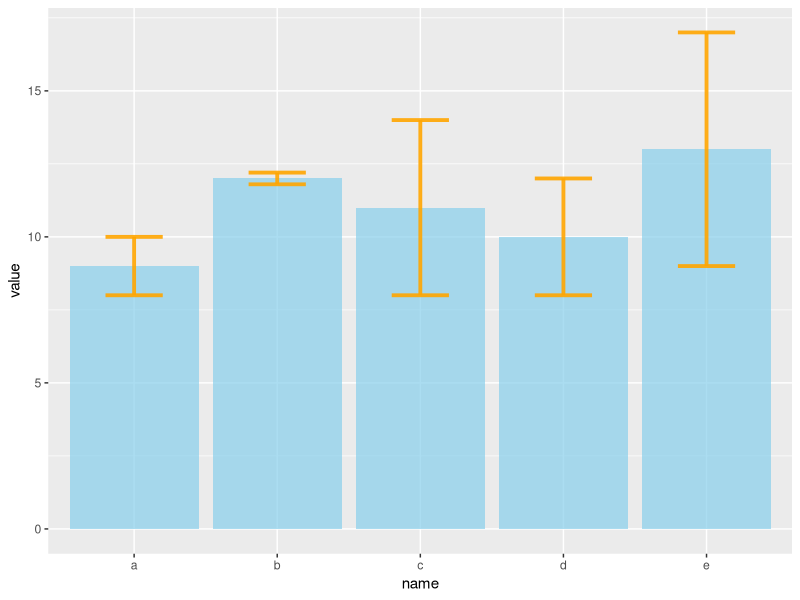
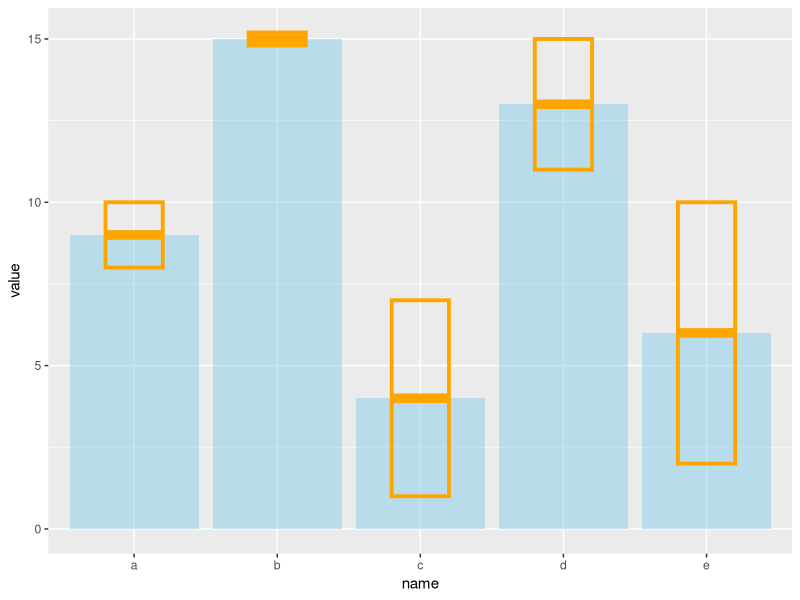
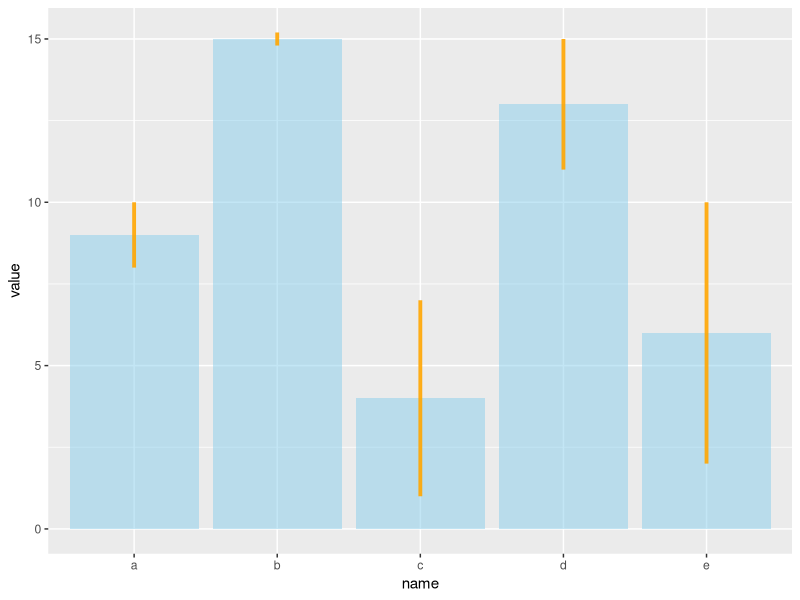
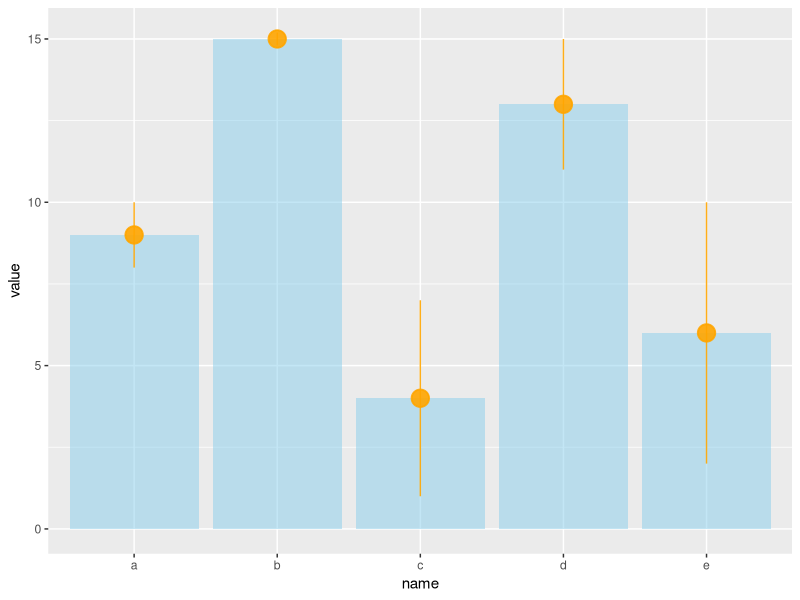
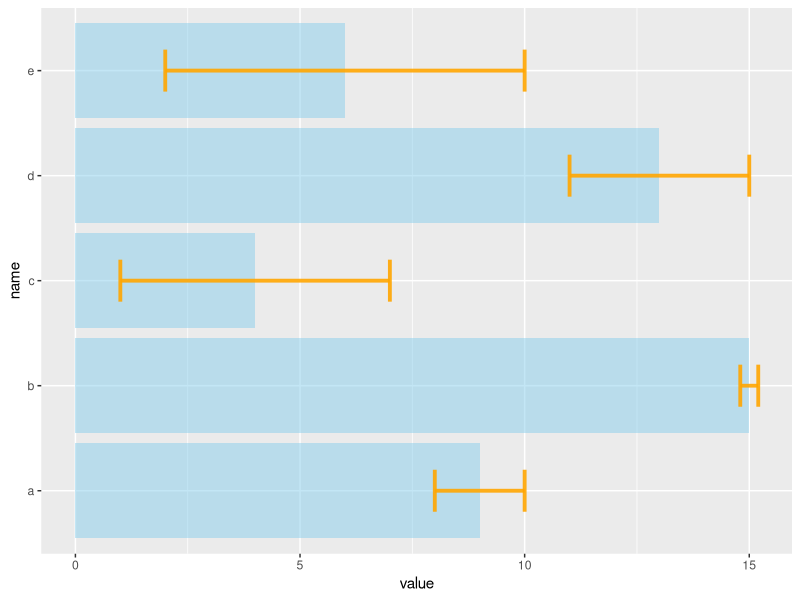
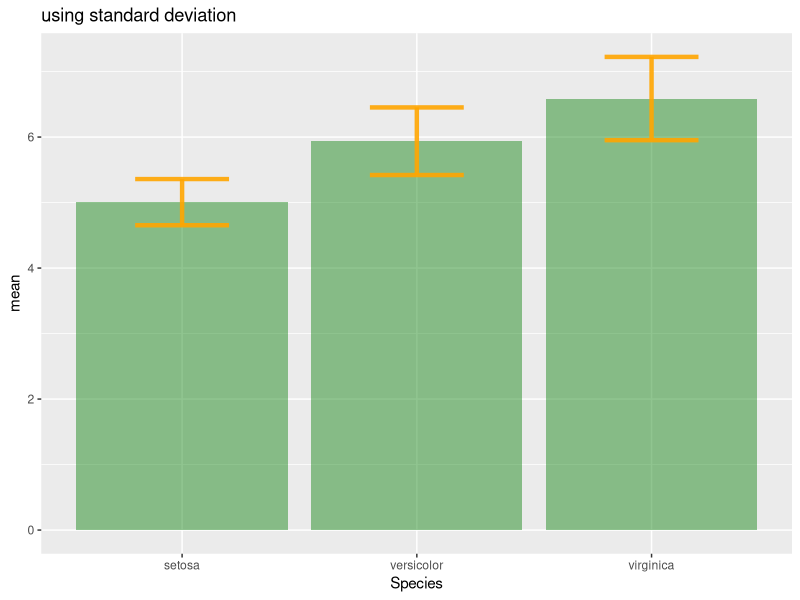
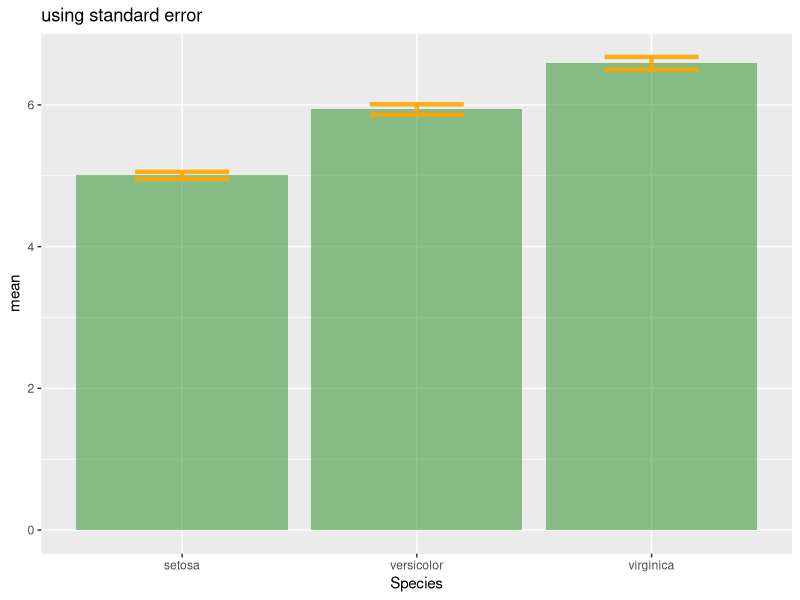
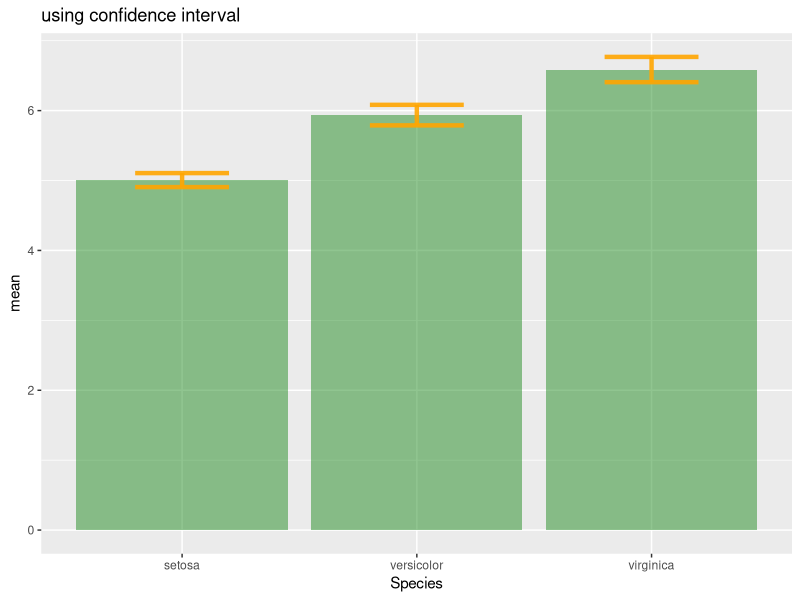

The R script that drew these images, in order: (Note: this script raises an error after producing the figures.)
## ---- chunk 1
knitr::opts_chunk$set( warning=FALSE, message=FALSE)
## ---- chunk 2
# Load ggplot2
library(ggplot2)

# create dummy data
data <- data.frame(
  name=letters[1:5],
  value=sample(seq(4,15),5),
  sd=c(1,0.2,3,2,4)
)
 
# Most basic error bar
ggplot(data) +
    geom_bar( aes(x=name, y=value), stat="identity", fill="skyblue", alpha=0.7) +
    geom_errorbar( aes(x=name, ymin=value-sd, ymax=value+sd), width=0.4, colour="orange", alpha=0.9, size=1.3)
 
## ---- chunk 3
# Load ggplot2
library(ggplot2)

# create dummy data
data <- data.frame(
  name=letters[1:5],
  value=sample(seq(4,15),5),
  sd=c(1,0.2,3,2,4)
)

# rectangle
ggplot(data) +
  geom_bar( aes(x=name, y=value), stat="identity", fill="skyblue", alpha=0.5) +
  geom_crossbar( aes(x=name, y=value, ymin=value-sd, ymax=value+sd), width=0.4, colour="orange", alpha=0.9, size=1.3)
 
# line
ggplot(data) +
  geom_bar( aes(x=name, y=value), stat="identity", fill="skyblue", alpha=0.5) +
  geom_linerange( aes(x=name, ymin=value-sd, ymax=value+sd), colour="orange", alpha=0.9, size=1.3)

# line + dot
ggplot(data) +
  geom_bar( aes(x=name, y=value), stat="identity", fill="skyblue", alpha=0.5) +
  geom_pointrange( aes(x=name, y=value, ymin=value-sd, ymax=value+sd), colour="orange", alpha=0.9, size=1.3)
 
# horizontal
ggplot(data) +
  geom_bar( aes(x=name, y=value), stat="identity", fill="skyblue", alpha=0.5) +
  geom_errorbar( aes(x=name, ymin=value-sd, ymax=value+sd), width=0.4, colour="orange", alpha=0.9, size=1.3) +
  coord_flip()
## ---- chunk 4
# Load ggplot2
library(ggplot2)
library(dplyr)

# Data
data <- iris %>% select(Species, Sepal.Length) 
 
# Calculates mean, sd, se and IC
my_sum <- data %>%
  group_by(Species) %>%
  summarise( 
    n=n(),
    mean=mean(Sepal.Length),
    sd=sd(Sepal.Length)
  ) %>%
  mutate( se=sd/sqrt(n))  %>%
  mutate( ic=se * qt((1-0.05)/2 + .5, n-1))
 
# Standard deviation
ggplot(my_sum) +
  geom_bar( aes(x=Species, y=mean), stat="identity", fill="forestgreen", alpha=0.5) +
  geom_errorbar( aes(x=Species, ymin=mean-sd, ymax=mean+sd), width=0.4, colour="orange", alpha=0.9, size=1.5) +
  ggtitle("using standard deviation")
 
# Standard Error
ggplot(my_sum) +
  geom_bar( aes(x=Species, y=mean), stat="identity", fill="forestgreen", alpha=0.5) +
  geom_errorbar( aes(x=Species, ymin=mean-se, ymax=mean+se), width=0.4, colour="orange", alpha=0.9, size=1.5) +
  ggtitle("using standard error")
 
# Confidence Interval
ggplot(my_sum) +
  geom_bar( aes(x=Species, y=mean), stat="identity", fill="forestgreen", alpha=0.5) +
  geom_errorbar( aes(x=Species, ymin=mean-ic, ymax=mean+ic), width=0.4, colour="orange", alpha=0.9, size=1.5) +
  ggtitle("using confidence interval")
## ---- chunk 5
#Let's build a dataset : height of 10 sorgho and poacee sample in 3 environmental conditions (A, B, C)
data <- data.frame(
  specie=c(rep("sorgho" , 10) , rep("poacee" , 10) ),
  cond_A=rnorm(20,10,4),
  cond_B=rnorm(20,8,3),
  cond_C=rnorm(20,5,4)
)

#Let's calculate the average value for each condition and each specie with the *aggregate* function
bilan <- aggregate(cbind(cond_A,cond_B,cond_C)~specie , data=data , mean)
rownames(bilan) <- bilan[,1]
bilan <- as.matrix(bilan[,-1])
 
#Plot boundaries
lim <- 1.2*max(bilan)

#A function to add arrows on the chart
error.bar <- function(x, y, upper, lower=upper, length=0.1,...){
  arrows(x,y+upper, x, y-lower, angle=90, code=3, length=length, ...)
}
 
#Then I calculate the standard deviation for each specie and condition :
stdev <- aggregate(cbind(cond_A,cond_B,cond_C)~specie , data=data , sd)
rownames(stdev) <- stdev[,1]
stdev <- as.matrix(stdev[,-1]) * 1.96 / 10
 
#I am ready to add the error bar on the plot using my "error bar" function !
ze_barplot <- barplot(bilan , beside=T , legend.text=T,col=c("blue" , "skyblue") , ylim=c(0,lim) , ylab="height")
error.bar(ze_barplot,bilan, stdev)
## ---- chunk 6
htmltools::includeHTML("htmlChunkRelatedRanking.html")
